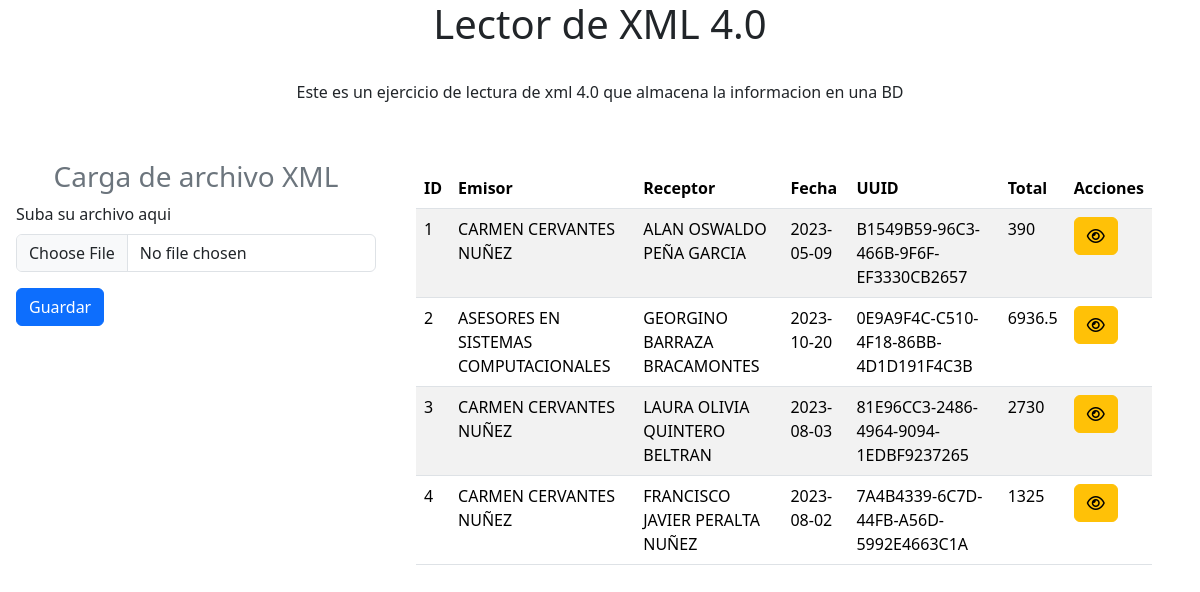
The page / on the database its author committed.
### tables this page shows
CREATE TABLE `factura` (
  `id` int(11) NOT NULL,
  `uuid` varchar(100) NOT NULL,
  `serie` varchar(10) NOT NULL,
  `folio` varchar(30) NOT NULL,
  `fecha` date NOT NULL,
  `lugarExpedicion` varchar(10) NOT NULL,
  `metodoPago` varchar(10) NOT NULL,
  `moneda` varchar(10) NOT NULL,
  `subtotal` float NOT NULL,
  `costoBase` float NOT NULL,
  `importeIva` float NOT NULL,
  `tasa` float NOT NULL,
  `total` float NOT NULL,
  `rfcEmisor` varchar(50) NOT NULL,
  `nombreEmisor` varchar(200) NOT NULL,
  `regimenFiscalEmisor` varchar(100) NOT NULL,
  `rfcReceptor` varchar(50) NOT NULL,
  `nombreReceptor` varchar(200) NOT NULL,
  `regimenFiscalReceptor` varchar(100) NOT NULL
);

### index.php (the view, shortened to what this page needs)
<!DOCTYPE html>
<html lang="en">
<head>
    <link href="https://cdn.jsdelivr.net/npm/bootstrap@5.3.2/dist/css/bootstrap.min.css" rel="stylesheet">
</head>
<body>
    <h1 class="text-center">Lector de XML 4.0</h1>
    <br>
    <p class="text-center">Este es un ejercicio de lectura de xml 4.0 que almacena la informacion en una BD</p><br>
    <div class="container-fluid row">
        <form action="" class="col-4 p-3" method="POST" enctype="multipart/form-data">
            <h3 class="text-center text-secondary">Carga de archivo XML</h3>
            <div class="mb-3">
                <label for="archivoXML" class="form-label">Suba su archivo aqui</label>
                <input class="form-control" type="file" name="archivoXML" accept=".xml" required>
            </div>
            <button type="submit" class="btn btn-primary" name="registrarBtn" value="ok">Guardar</button>
        </form>
        <div class="col-8 p-4">
            <table class="table table-striped">
                <thead>
                    <tr>
                    <th scope="col">ID</th>
                    <th scope="col">Emisor</th>
                    <th scope="col">Receptor</th>
                    <th scope="col">Fecha</th>
                    <th scope="col">UUID</th>
                    <th scope="col">Total</th>
                    <th scope="col">Acciones</th>
                    </tr>
                </thead>
                <tbody>
                    <?php
                    include "modelo/conexion.php";
                    $sql=$conexion->query("SELECT * FROM factura");
                    while($datos=$sql->fetch_object()){ ?>
                    <tr>
                        <td><?= $datos->id ?></td>
                        <td><?= $datos->nombreEmisor ?></td>
                        <td><?= $datos->nombreReceptor ?></td>
                        <td><?= $datos->fecha ?></td>
                        <td><?= $datos->uuid ?></td>
                        <td><?= $datos->total ?></td>
                        <td>
                            <a href="ver_factura.php?id=<?= $datos->id ?>" class="btn btn-small btn-warning"><i class="fa-regular fa-eye"></i></a>
                        </td>
                    </tr>
                    <?php
                    }
                    ?>
                </tbody>
            </table>
        </div>
    </div>
</body>
</html>

### rows shown on the page
factura: id "1", nombreEmisor "CARMEN CERVANTES NUÑEZ", nombreReceptor "ALAN OSWALDO PEÑA GARCIA", fecha "2023-05-09", uuid "B1549B59-96C3-466B-9F6F-EF3330CB2657", total "390"
factura: id "2", nombreEmisor "ASESORES EN SISTEMAS COMPUTACIONALES", nombreReceptor "GEORGINO BARRAZA BRACAMONTES", fecha "2023-10-20", uuid "0E9A9F4C-C510-4F18-86BB-4D1D191F4C3B", total "6936.5"
factura: id "3", nombreEmisor "CARMEN CERVANTES NUÑEZ", nombreReceptor "LAURA OLIVIA QUINTERO BELTRAN", fecha "2023-08-03", uuid "81E96CC3-2486-4964-9094-1EDBF9237265", total "2730"
factura: id "4", nombreEmisor "CARMEN CERVANTES NUÑEZ", nombreReceptor "FRANCISCO JAVIER PERALTA NUÑEZ", fecha "2023-08-02", uuid "7A4B4339-6C7D-44FB-A56D-5992E4663C1A", total "1325"
